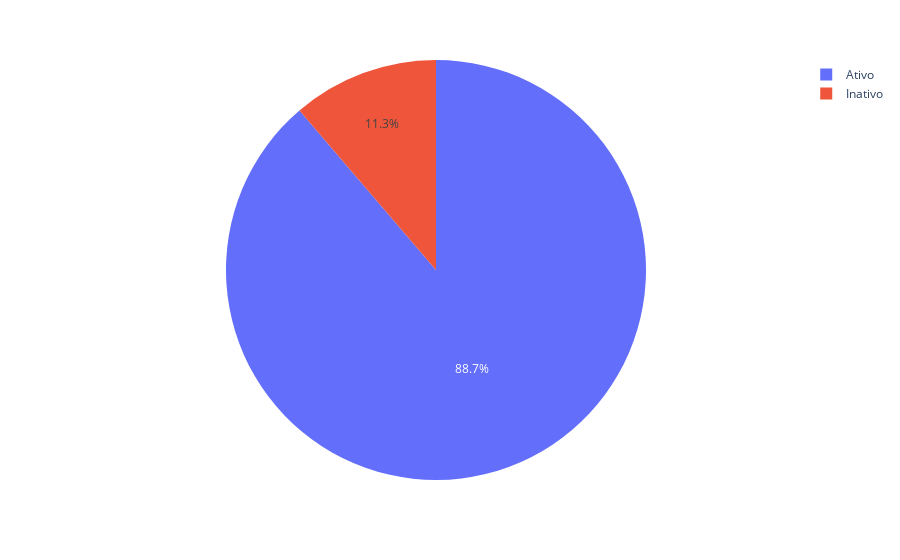

Notebook cell for this chart:
### Code cell
view_2 = data.groupBy('situacao_estudante').count()
total = view_2.groupBy().agg(F.sum('count').alias('total')).collect()[0]['total']
view_2 = view_2.withColumn('percent', (F.col('count') / total) * 100)

view_2 = ps.DataFrame(view_2)
view_2 = view_2.set_index('situacao_estudante')
view_2.plot(kind='pie',y='percent')

### Figure 1 — Plotly figure (JSON) as saved in the notebook; plotly's stock layout.template omitted (floating-point values rounded to 4 significant figures)
{"data": [{"domain": {"x": [0, 1], "y": [0, 1]}, "hovertemplate": "situacao_estudante=%{label}<br>percent=%{value}<extra></extra>", "labels": ["Inativo", "Ativo"], "legendgroup": "", "name": "", "showlegend": true, "type": "pie", "values": [11.27, 88.73]}], "layout": {"legend": {"tracegroupgap": 0}, "margin": {"t": 60}}}
